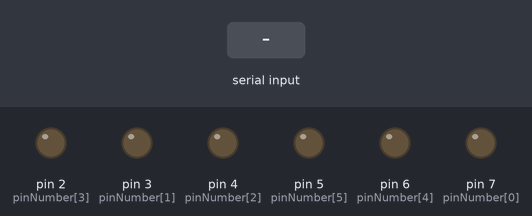
This sketch was run on a simulated Arduino Uno, built with avr-gcc and run on an emulated ATmega328P. Shown: output pins drawn as LEDs (lit = HIGH). Inputs (shaded band) come from the test bench.

Above: at 1.2 s.
1.3 s: "2" received over Serial
At 1.7 s:
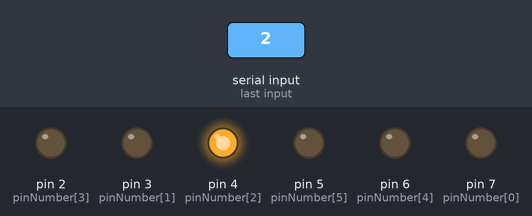
3.4 s: "3" received over Serial
At 4.2 s:
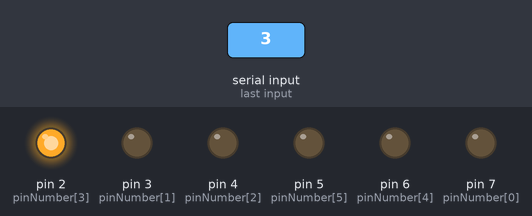
4.9 s: "4" received over Serial
At 6.8 s:
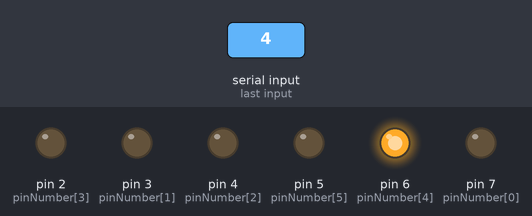
7.9 s: "5" received over Serial
At 8.7 s:
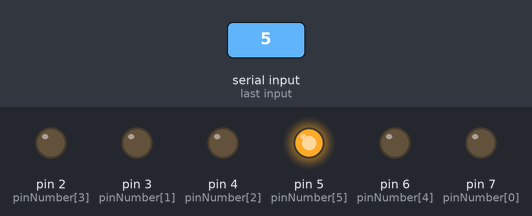
10.4 s: "0" received over Serial
At 10.7 s:
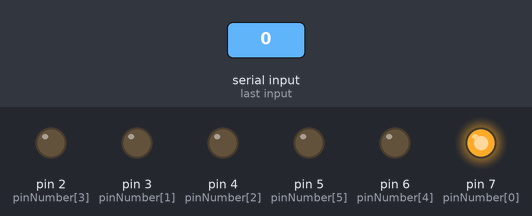
12.9 s: "1" received over Serial
At 13.8 s:
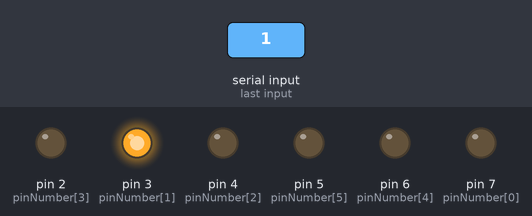
Timing chart, 0 to 16.4 s (numbered marks = the images above; inputs shaded):
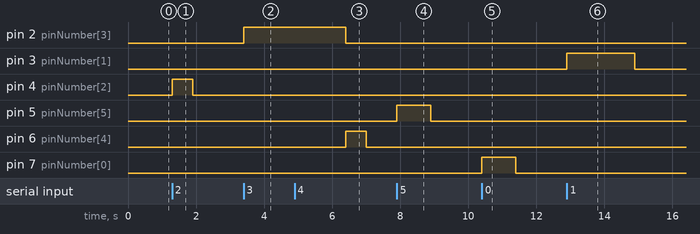

The sketch:

sketch_nov17a.ino
```cpp
const int arraySize = 6;
int pinNumber [] = {7, 3, 4, 2, 6, 5};
int blinkTime [] = {1000, 2000, 600, 3000, 600, 1000};

void setup() {
  // put your setup code here, to run once:
  Serial.begin(9600);
  for (int i = 0; i < arraySize; i++) {
    pinMode(pinNumber[i], OUTPUT);
  }
}

void loop() {
  // put your main code here, to run repeatedly:
  if (Serial.available() > 0) {
    int data = Serial.read();
    switch (data) {
      case 48: {
          blinkLED(0);
          break;
        }
      case 49: {
          blinkLED(1);
          break;
        }
      case '2': {
          blinkLED(2);
          break;
        }
      case '3': {
           blinkLED(3);
          break;
        }
         case '4': {
           blinkLED(4);
          break;
        }
         case '5': {
           blinkLED(5);
          break;
        }
     }
  }
}
void blinkLED(int pin) {
  digitalWrite(pinNumber[pin], HIGH);
  delay(blinkTime[pin]);
  digitalWrite(pinNumber[pin], LOW);
}
```

Measured:
- after the input at 1.3 s, pin 4 (pinNumber[2]): LOW → HIGH at once, → LOW 0.60 s later
- after the input at 3.4 s, pin 2 (pinNumber[3]): LOW → HIGH at once
- after the input at 4.9 s, pin 6 (pinNumber[4]): LOW → HIGH after 1.5 s, → LOW 0.60 s later
- after the input at 7.9 s, pin 5 (pinNumber[5]): LOW → HIGH at once, → LOW 1.0 s later
- after the input at 10.4 s, pin 7 (pinNumber[0]): LOW → HIGH at once, → LOW 1.0 s later
- after the input at 12.9 s, pin 3 (pinNumber[1]): LOW → HIGH at once, → LOW 2.0 s later
